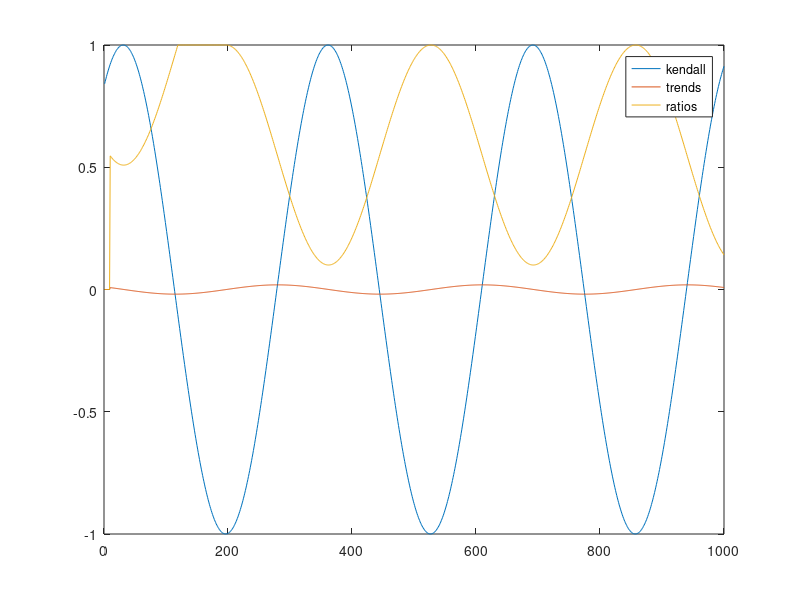

This chart was generated by the following MATLAB code:

weights = [0.5, 0.3, 0.2];
weights = weights / sum(weights);

maxN = 1000;
lastN = 20;
startN = 10;

kendall = sin(linspace(1,lastN,maxN));
minRatio = 0.1;
maxRatio = 1;
lastRatio = (minRatio + maxRatio) / 2;
updateRate = 0.45;

ratios = zeros(1,maxN - startN);
trends = zeros(1,maxN - startN);

for I = startN:maxN
    
    nWeights = min(length(kendall) - 1, length(weights));
    localKendall = kendall(I - nWeights : I);
    localKendall(abs(localKendall) < eps) = 100*eps*sign(localKendall(abs(localKendall) < eps));
    localKendall(localKendall == 0) = 100*eps;
    currentRatios = localKendall(2:end) - localKendall(1:end-1);

    trend = sum(weights(1:nWeights) .* currentRatios(end:-1:1));
    
    newRatio = lastRatio + updateRate * (-1 * trend);
    newRatio = min(max(newRatio, minRatio), maxRatio);
  
    trends(I) = trend;
    ratios(I) = newRatio;
    lastRatio = newRatio;
    
end

figure;
plot(1:maxN, kendall);
hold on;
plot(1:maxN, trends);
plot(1:maxN, ratios);
legend('kendall','trends','ratios');